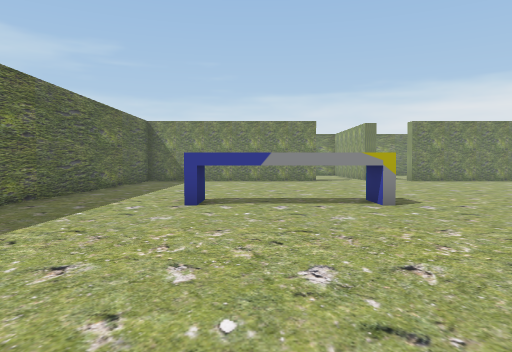
view 1 (above)

18 first-person views from a walk through a 3-D level made in the Unity game engine. The camera is 1.5 m above the floor, tilts 2° down and sees 70° across. The floor is counted in squares, 2 m on a side. Each view is taken from the middle of a square. On the plan, view 1 faces up. The plan holds only what a view shows up to about 11 squares ahead; the rest is blank. The player character is not drawn.

view 2
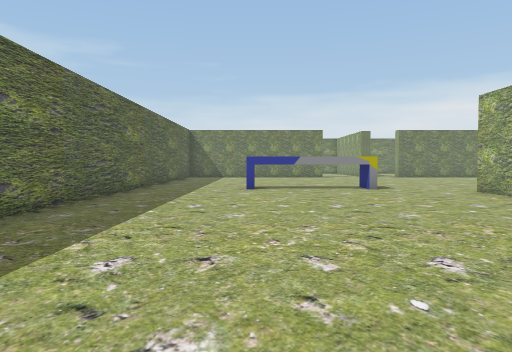

view 3
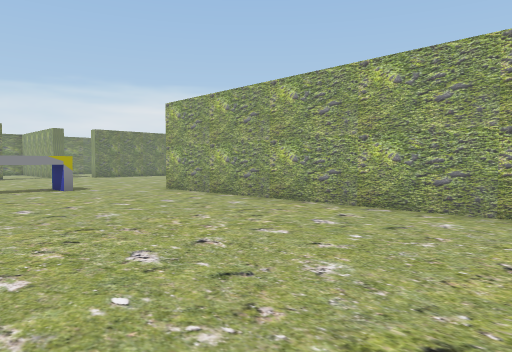

view 4
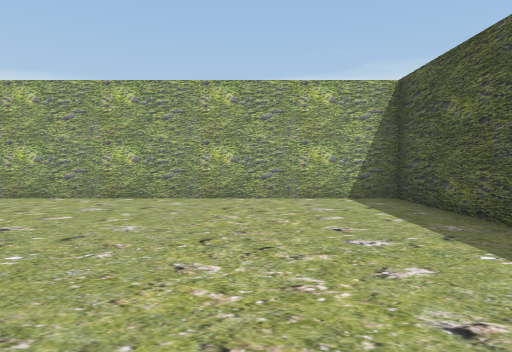

view 5
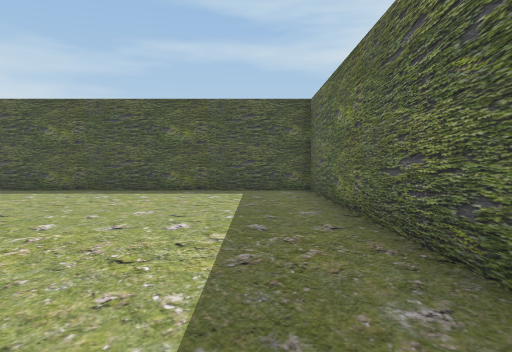

view 6
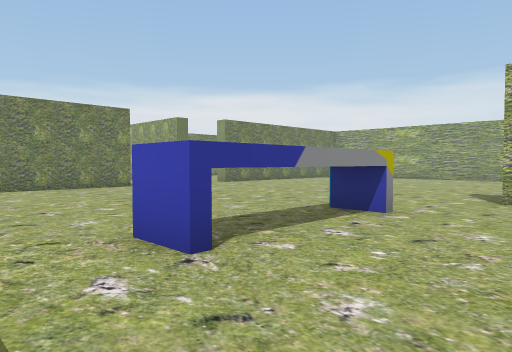

view 7
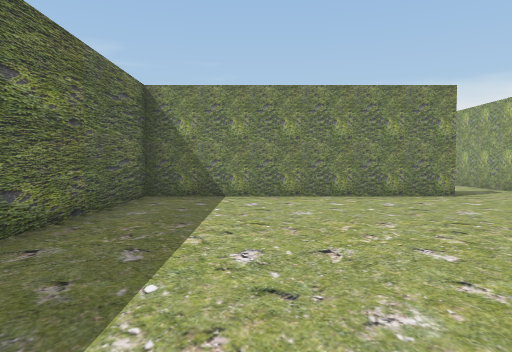

view 8
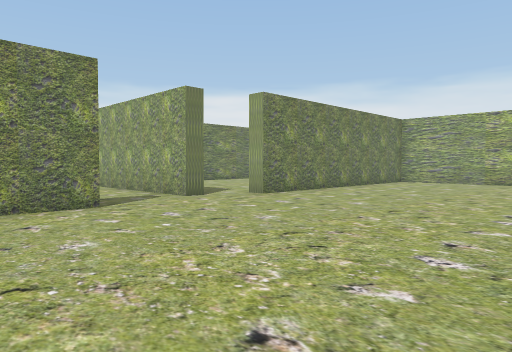

view 9
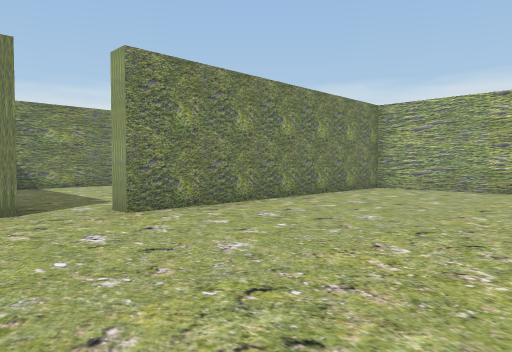

view 10
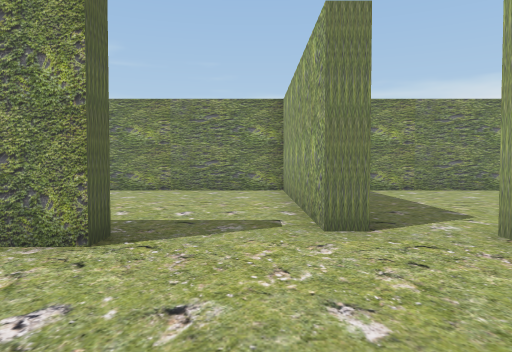

view 11
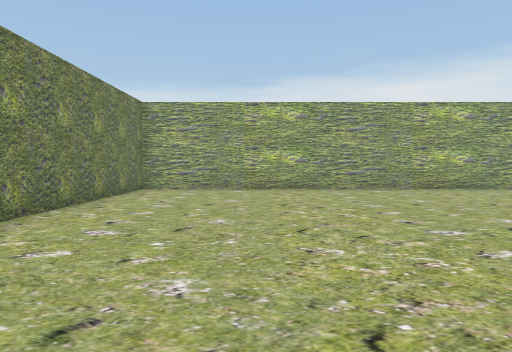

view 12
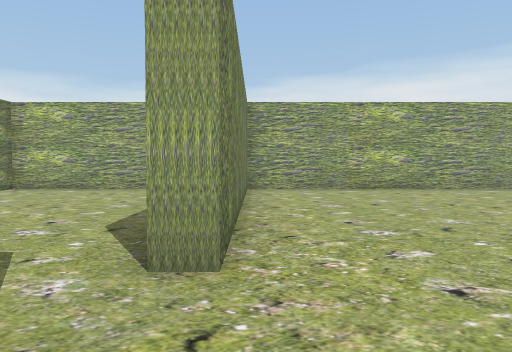

view 13
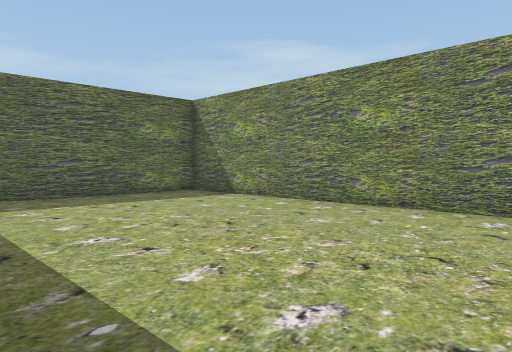

view 14
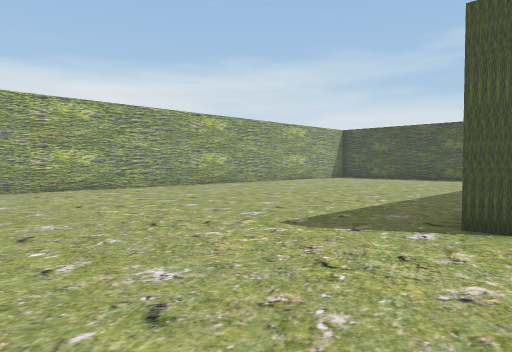

view 15
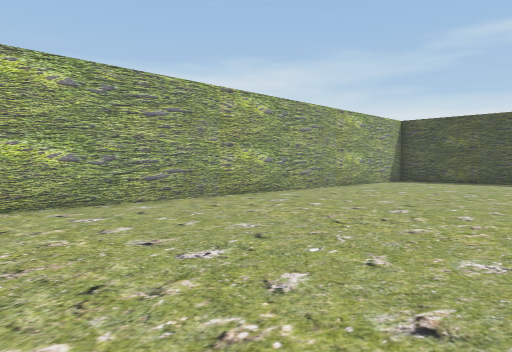

view 16
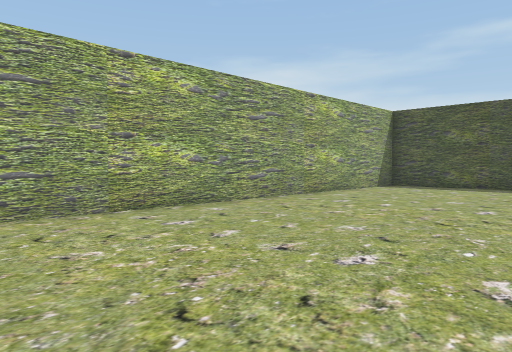

view 17
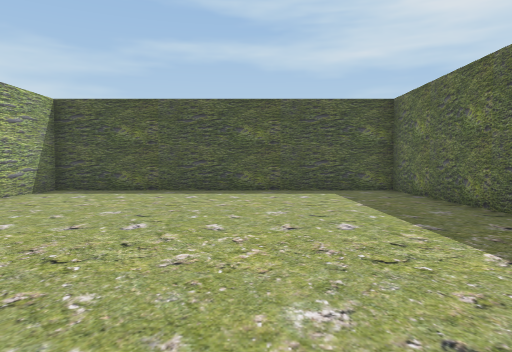

view 18
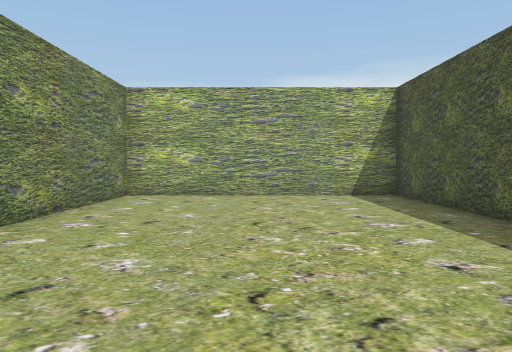

### Floor plan
Points are (right, up) in squares from view 1. A wall is a line through its corners. A room is listed if a view was taken in it or the views show most of it. See-through windows are left out.
Room 1 (views 1, 2, 3, 4, 5, 6, 7, 8, 9, 10, 11, 12, 13, 14, 15, 16, 17)
walls: (5.2, -2.2) (5.2, -7) (14.5, -7) (14.5, 15.2) (6.5, 15.2) (6.5, 15.8); (2.5, 15.8) (2.5, 15.2) (-4.5, 15.2) (-4.5, -7) (4.8, -7) (4.8, 5.5) (5.2, 5.5); (5.4, 16) (4.8, 16)
ways out: opening at (6, 17) to room 2; opening at (3.5, 16) to room 3
objects: other object (-1, 7) to (2, 7)
Room 2 (view 18)
walls: (10.6, 15.7) (14.5, 15.7) (14.5, 22) (6.5, 22)
ways out: opening at (6, 17) to room 1
Room 3 (no view inside)
walls: (4.8, 16) (4.8, 21.8); (4.9, 22) (-4.5, 22) (-4.5, 17.4)
ways out: opening at (3.5, 16) to room 1

Positions as (right, up) in squares from view 1, and headings:
1: (0, 0), facing up
2: (-1, -4), facing up
3: (-1, -4), facing up-right
4: (-3, -4), facing right
5: (-3, 3), facing down
6: (-3, 4), facing up-right
7: (-2, 7), facing up
8: (0, 9), facing up-right
9: (4, 10), facing up-right
10: (4, 12), facing up
11: (4, 12), facing right
12: (4, 15), facing right
13: (4, 16), facing up-left
14: (4, 10), facing down-right
15: (8, 8), facing down-right
16: (9, 5), facing down-right
17: (9, 3), facing down
18: (6, 19), facing right
